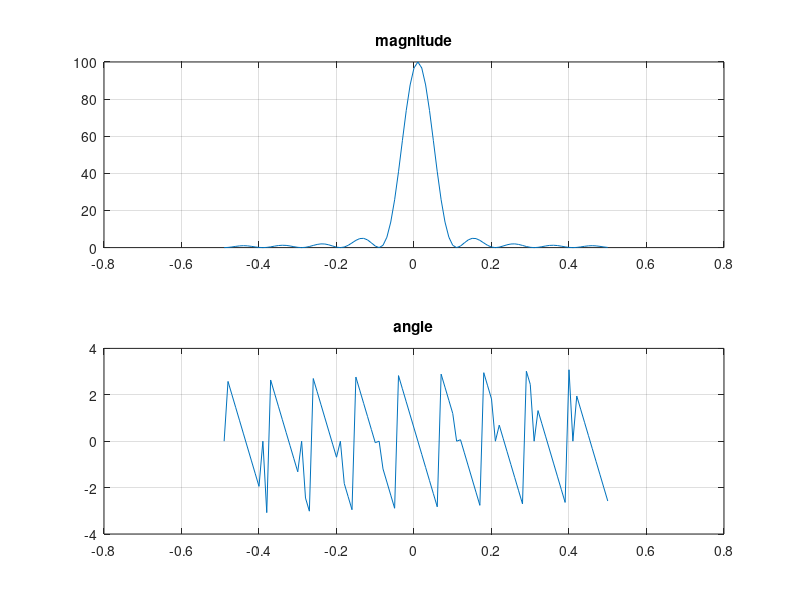

The MATLAB source for this figure:
figure(1)
N = 100; PulseWidth = 10;
t = [0:1:(N-1)];
x = [ones(1,PulseWidth), zeros(1,N-PulseWidth)];
f = [-(N/2)+1:1:(N/2)] * (1/N); 
w = 2*pi.*f; 
y=conv(x,x);
z = fft(y(1:100));

subplot(211); plot(f,fftshift(abs(z))); grid on;
title('magnitude')
subplot(212); plot(f,fftshift(angle(z))); grid on;
title('angle')